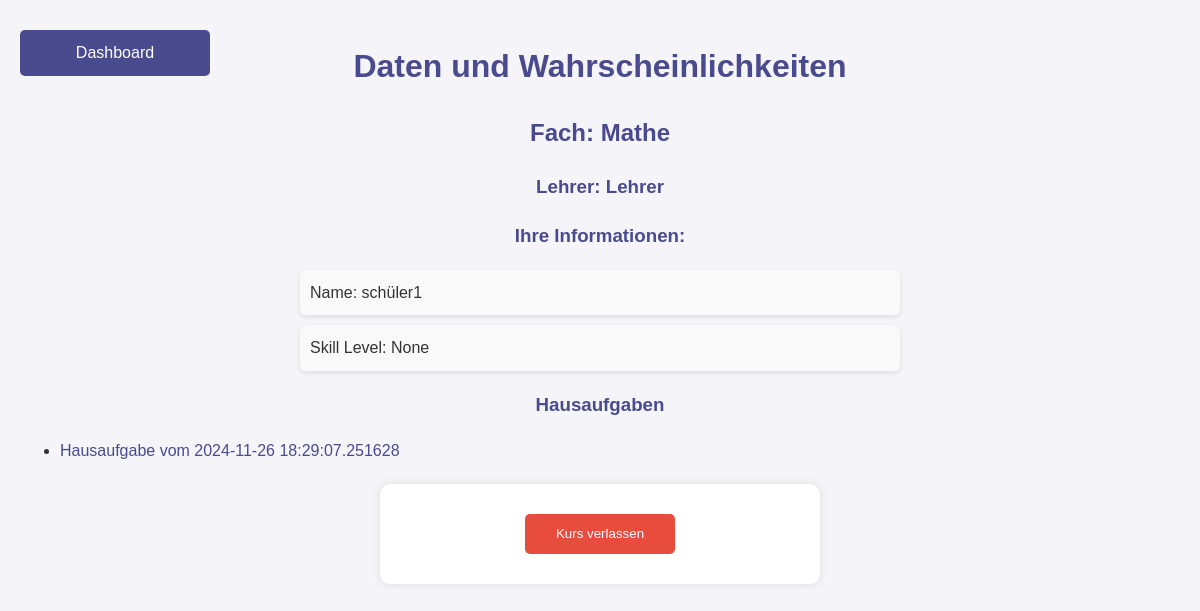
Before: /class_details_student/4/1 (signed in) with the older database file.
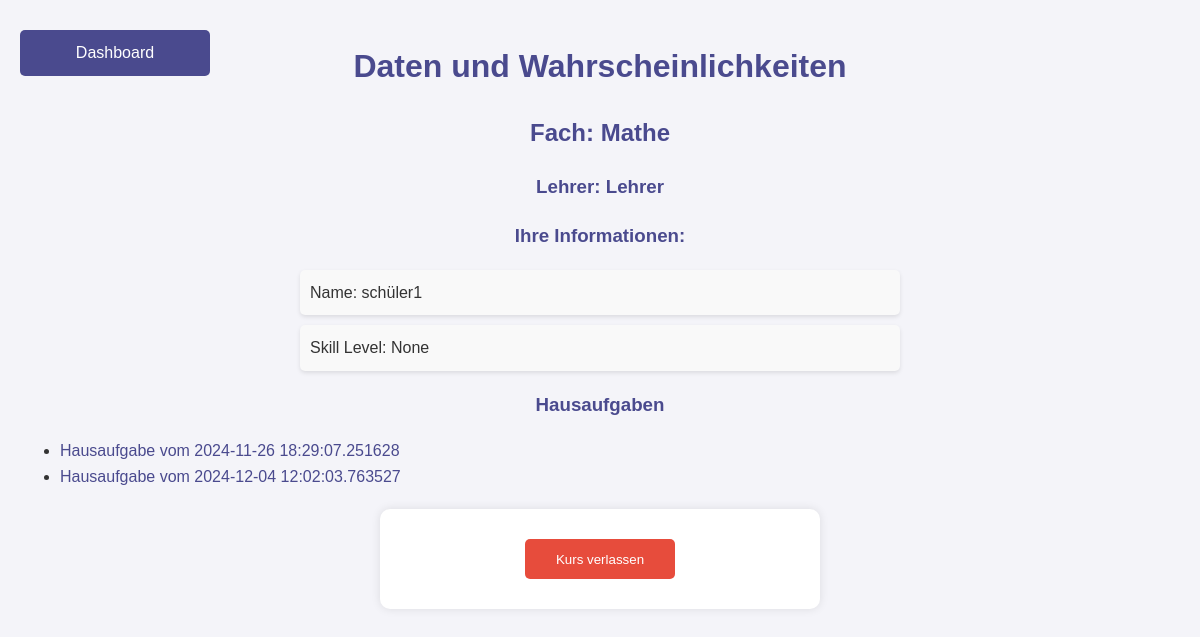
After: the same page with the newer database file.
### tables this page shows
CREATE TABLE Classes (
    id INTEGER PRIMARY KEY AUTOINCREMENT,
    class_name TEXT NOT NULL,
    subject TEXT NOT NULL,
    teacher_id INTEGER, grade_level INTEGER CHECK (grade_level BETWEEN 1 AND 13),
    FOREIGN KEY (teacher_id) REFERENCES Teachers(id)
);

CREATE TABLE Teachers (
    id INTEGER PRIMARY KEY AUTOINCREMENT,
    name TEXT NOT NULL,
    email TEXT UNIQUE NOT NULL,
    password TEXT NOT NULL
);

CREATE TABLE "Participants" (
    id INTEGER PRIMARY KEY AUTOINCREMENT,
    name TEXT NOT NULL,
    email TEXT UNIQUE NOT NULL,
    password TEXT NOT NULL,
    skill_level INTEGER DEFAULT 5 CHECK (skill_level BETWEEN 1 AND 10)
);

CREATE TABLE Homework (
    id INTEGER PRIMARY KEY AUTOINCREMENT,
    class_id INTEGER,
    description TEXT NOT NULL,
    date_created TIMESTAMP DEFAULT CURRENT_TIMESTAMP, title TEXT NOT NULL DEFAULT 'Untitled Homework',
    FOREIGN KEY (class_id) REFERENCES Classes(id)
);

### app.py (the view)
@app.route('/class_details_student/<int:class_id>/<int:student_id>')
def class_details_student(class_id, student_id):
    conn = get_db_connection()
    class_info = conn.execute(
        'SELECT Classes.id, Classes.class_name, Classes.subject, Teachers.name AS teacher_name '
        'FROM Classes '
        'JOIN Teachers ON Classes.teacher_id = Teachers.id '
        'WHERE Classes.id = ?', (class_id,)
    ).fetchone()
    student = conn.execute(
        'SELECT Participants.name, Participants.skill_level '
        'FROM Participants '
        'WHERE Participants.id = ?', (student_id,)
    ).fetchone()
    homework_list = conn.execute(
        'SELECT id, description, date_created FROM Homework WHERE class_id = ?',
        (class_id,)
    ).fetchall()
    conn.close()
    return render_template(
        'class_details_student.html',
        class_info=class_info,
        student=student,
        student_id=student_id,
        homework_list=homework_list
    )

### app.py (called while the page is built)
def get_db_connection():
    conn = sqlite3.connect('ahg/database.db')
    conn.row_factory = sqlite3.Row
    return conn

### templates/class_details_student.html (shortened to what this page needs)
<!DOCTYPE html>
<html lang="de">
<head>
    <link rel="stylesheet" href="{{ url_for('static', filename='styles.css') }}">
</head>
<body>
    <div class="top-buttons">
        <a href="/student_dashboard" class="button">Dashboard</a>
    </div>
    <h1>{{ class_info['class_name'] }}</h1>
    <h2>Fach: {{ class_info['subject'] }}</h2>
    <h3>Lehrer: {{ class_info['teacher_name'] }}</h3>
    <h3>Ihre Informationen:</h3>
    <ul class="info-list">
        <li>Name: {{ student['name'] }}</li>
        <li>Skill Level: {{ student['skill_level'] }}</li>
    </ul>
    <h3>Hausaufgaben</h3>
    <ul>
        {% for homework in homework_list %}
            <li>
                <a href="/homework/{{ homework['id'] }}/{{ student_id }}">Hausaufgabe vom {{ homework['date_created'] }}</a>
            </li>
        {% endfor %}
    </ul>
    <form action="/leave_class" method="post">
        <button type="submit" class="submit-button danger">Kurs verlassen</button>
    </form>
</body>
</html>

### static/styles.css (style rules this page uses)
body { font-family: 'Arial', sans-serif; background-color: #f4f4f9; color: #333; margin: 0; padding: 20px; line-height: 1.6; }
h1, h2, h3 { color: #4a4a8e; text-align: center; }
.button, button, .back-button { background-color: #4a4a8e; color: white; border: none; padding: 10px 20px; margin: 10px 0; border-radius: 5px; cursor: pointer; transition: background-color 0.3s ease; text-decoration: none; display: block; text-align: center; width: 150px; margin-left: auto; margin-right: auto; }
.top-buttons { position: absolute; top: 20px; left: 20px; display: flex; gap: 10px; }
form { background-color: #fff; padding: 20px; border-radius: 10px; box-shadow: 0 0 10px rgba(0, 0, 0, 0.1); max-width: 400px; margin: 20px auto; }
a { text-decoration: none; color: #4a4a8e; }
button[type="submit"] { background-color: #4a4a8e; color: white; border: none; height: 40px; margin: 0; padding: 10px 20px; border-radius: 5px; cursor: pointer; transition: background-color 0.3s ease; margin-left: 10px; }
.info-list { list-style-type: none; padding: 0; max-width: 600px; margin: 0 auto; text-align: left; }
.info-list li { background-color: #f9f9f9; margin: 10px 0; padding: 10px; border-radius: 5px; box-shadow: 0 2px 4px rgba(0, 0, 0, 0.1); }
form { background-color: #fff; padding: 20px; border-radius: 10px; box-shadow: 0 0 10px rgba(0, 0, 0, 0.1); max-width: 400px; margin: 20px auto; text-align: center; }
.submit-button, button[type="submit"] { background-color: #4a4a8e; color: white; border: none; padding: 10px 20px; border-radius: 5px; cursor: pointer; transition: background-color 0.3s ease; display: inline-block; text-align: center; margin: 10px 0; }
.submit-button.danger { background-color: #e74c3c; color: white; }

Changed rows visible on the page:
added Homework: date_created "2024-12-04 12:02:03.763527"
